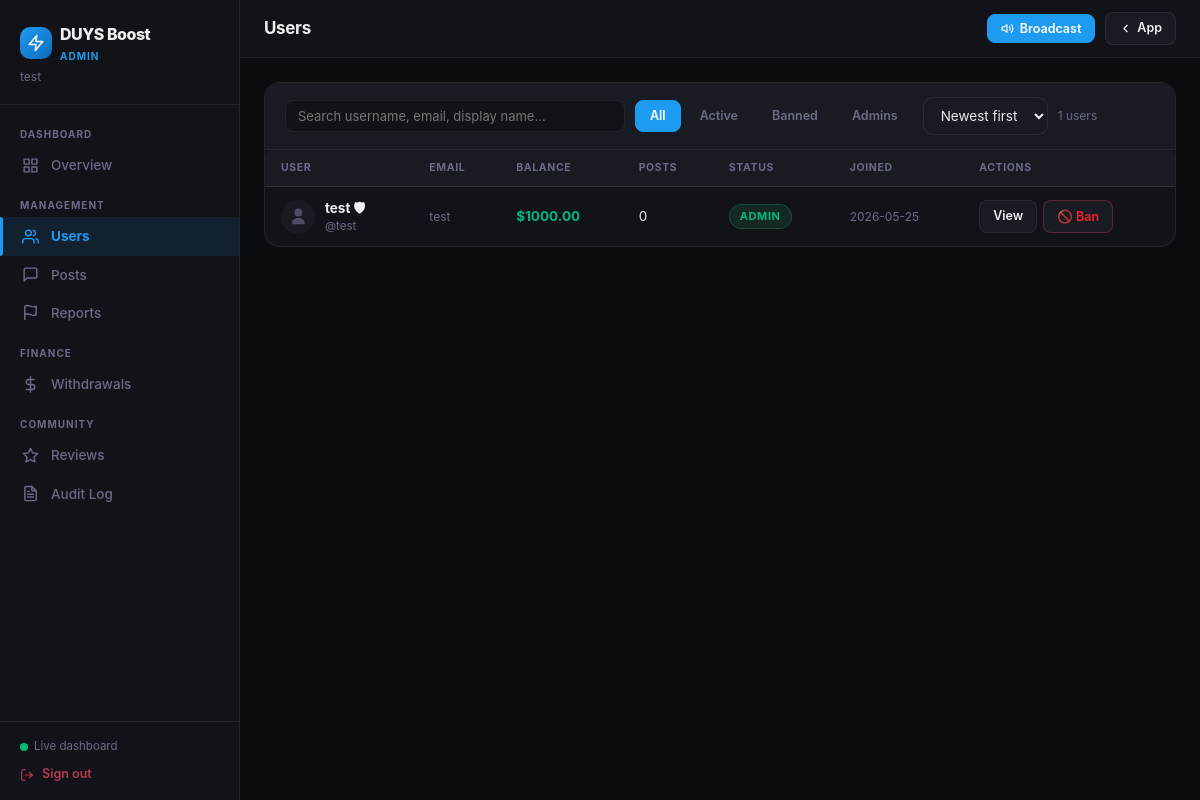
Page /admin/users (signed in) on the committed database.
### tables this page shows
CREATE TABLE users (
    id                   INTEGER PRIMARY KEY AUTOINCREMENT,
    username             TEXT UNIQUE NOT NULL,
    email                TEXT UNIQUE NOT NULL,
    password             TEXT,
    display_name         TEXT,
    bio                  TEXT,
    avatar_url           TEXT,
    banner_url           TEXT,
    website              TEXT,
    location             TEXT,
    is_verified          INTEGER DEFAULT 0,
    is_admin             INTEGER DEFAULT 0,
    balance              REAL    DEFAULT 0,
    follower_count       INTEGER DEFAULT 0,
    following_count      INTEGER DEFAULT 0,
    post_count           INTEGER DEFAULT 0,
    subscriber_count     INTEGER DEFAULT 0,
    total_tips_received  REAL    DEFAULT 0,
    total_tips_sent      REAL    DEFAULT 0,
    unread_dm_count      INTEGER DEFAULT 0,
    unread_group_count   INTEGER DEFAULT 0,
    search_count         INTEGER DEFAULT 0,
    referral_code        TEXT UNIQUE,
    referred_by          INTEGER,
    referral_bonus_awarded INTEGER DEFAULT 0,
    theme                TEXT    DEFAULT 'dark',
    crypto_network       TEXT,
    crypto_address       TEXT,
    crypto_name          TEXT,
    online_at            TEXT,
    show_online          INTEGER DEFAULT 1,
    allow_post_saves     INTEGER DEFAULT 1,
    created_at           TEXT    DEFAULT (datetime('now'))
, is_banned INTEGER DEFAULT 0, ban_reason TEXT, reset_token TEXT, reset_expires INTEGER, verified_tier TEXT DEFAULT 'blue', username_changes INTEGER DEFAULT 0, username_last_changed TEXT, reset_pin TEXT, reset_pin_expires INTEGER);

### blueprints/admin.py (the view)
@bp.route('/admin/users')
@admin_required
def admin_users():
    db     = get_db()
    q      = (request.args.get('q') or '').strip()
    status = request.args.get('status', 'all')   # all | active | banned | admin
    sort   = request.args.get('sort', 'newest')   # newest | oldest | balance | posts
    page   = max(1, safe_int(request.args.get('page'), 1))
    per    = 30
    offset = (page - 1) * per
    conditions = []
    params     = []
    if q:
        conditions.append('(u.username LIKE ? OR u.email LIKE ? OR u.display_name LIKE ?)')
        params += [f'%{q}%', f'%{q}%', f'%{q}%']
    if status == 'banned':
        conditions.append('u.is_banned=1')
    elif status == 'active':
        conditions.append('u.is_banned=0')
    elif status == 'admin':
        conditions.append('u.is_admin=1')
    where = ('WHERE ' + ' AND '.join(conditions)) if conditions else ''
    sort_map = {
        'newest':  'u.created_at DESC',
        'oldest':  'u.created_at ASC',
        'balance': 'u.balance DESC',
        'posts':   'u.post_count DESC',
    }
    order = sort_map.get(sort, 'u.created_at DESC')
    total = db.execute(f'SELECT COUNT(*) FROM users u {where}', params).fetchone()[0]
    users = db.execute(
        f'SELECT u.* FROM users u {where} ORDER BY {order} LIMIT ? OFFSET ?',
        params + [per, offset]
    ).fetchall()
    return render_template('admin/users.html',
        users=users, q=q, status=status, sort=sort,
        page=page, total=total, per=per,
    )

### db.py (called while the page is built, shortened)
def _global_db_path() -> str:
    return os.path.join(current_app.root_path, 'global.db')

def _sync_global_to_r2() -> None:
    path   = _global_db_path()
    bucket = os.environ.get('R2_DB_BUCKET_NAME', '').strip()
    if not bucket or not os.path.exists(path):
        return

def _open_global_db() -> sqlite3.Connection:
    global _migrations_done
    path = _global_db_path()
    conn = sqlite3.connect(path, check_same_thread=False)
    conn.row_factory = sqlite3.Row
    conn.executescript(GLOBAL_SCHEMA)   # CREATE TABLE IF NOT EXISTS (new tables)
    conn.commit()
    if not _migrations_done:
        run_schema_migrations(conn)     # ALTER TABLE ADD COLUMN (new columns, once)
        _migrations_done = True
    return conn

def get_db() -> sqlite3.Connection:
    if 'gdb' in g:
        return g.gdb
    if not _global_synced:
        _sync_global_from_r2()
    conn     = _open_global_db()
    g.gdb    = conn
    return conn

### helpers.py (called while the page is built)
def get_db() -> 'sqlite3.Connection':
    from db import get_db as _db_get
    return _db_get()

def admin_required(f):
    @wraps(f)
    def decorated(*args, **kwargs):
        if 'user_id' not in session:
            return redirect(url_for('auth.login'))
        user = get_db().execute(
            'SELECT is_admin FROM users WHERE id=?', (session['user_id'],)
        ).fetchone()
        if not user or not user['is_admin']:
            return jsonify({'success': False, 'error': 'Forbidden'}), 403
        return f(*args, **kwargs)
    return decorated

def safe_int(value, default=0):
    try:
        return int(value)
    except (TypeError, ValueError):
        return default

def get_current_user():
    if 'user_id' not in session:
        return None
    try:
        return get_db().execute(
            'SELECT * FROM users WHERE id=?', (session['user_id'],)
        ).fetchone()
    except Exception:
        return None

### security.py (called while the page is built)
def _generate_csrf_token() -> str:
    if _CSRF_TOKEN_KEY not in session:
        import secrets as _sec
        session[_CSRF_TOKEN_KEY] = _sec.token_hex(32)
    return session[_CSRF_TOKEN_KEY]

### templates/admin/users.html (shortened to what this page needs)
{% extends "admin/base.html" %}
{% block page_title %}Users{% endblock %}
{% block content %}
<div class="adm-card">
  <div class="adm-filters">
    <form method="get" class="adm-search">
      <input class="adm-form-input" name="q" value="{{ q }}"
             placeholder="Search username, email, display name…">
    </form>
    <div class="adm-tabs">
      {% for s, label in [('all','All'),('active','Active'),('banned','Banned'),('admin','Admins')] %}
      <a href="{{ url_for('admin.admin_users', q=q, status=s, sort=sort) }}"
         class="adm-tab {% if status==s %}active{% endif %}">{{ label }}</a>
      {% endfor %}
    </div>
    <select class="adm-form-input" style="width:auto"
            onchange="location.href=this.value">
      {% for s, label in [('newest','Newest first'),('oldest','Oldest first'),('balance','Balance'),('posts','Most posts')] %}
      <option value="{{ url_for('admin.admin_users', q=q, status=status, sort=s) }}"
              {{ 'selected' if sort==s }}>{{ label }}</option>
      {% endfor %}
    </select>
    <span style="font-size:12px;color:var(--muted)">{{ total }} users</span>
  </div>
  <div style="overflow-x:auto">
    <table class="adm-table">
      <thead>
        <tr>
          <th>User</th><th>Email</th><th>Balance</th>
          <th>Posts</th><th>Status</th><th>Joined</th><th>Actions</th>
        </tr>
      </thead>
      <tbody>
        {% for u in users %}
        <tr>
          <td>
            <div class="adm-user-cell">
              <div class="adm-avatar">
                {% if u.avatar_url %}<img src="{{ u.avatar_url }}" alt="">
                {% else %}<svg viewBox="0 0 24 24" fill="currentColor" aria-hidden="true" style="width:55%;height:55%;opacity:.65"><path d="M12 12a5 5 0 100-10 5 5 0 000 10zm0 2c-4.418 0-8 2.686-8 6v2h16v-2c0-3.314-3.582-6-8-6z"/></svg>{% endif %}
              </div>
              <div>
                <div class="adm-user-name">
                  {{ u.display_name or u.username }}
                  {% if u.is_admin %}🛡{% endif %}
                </div>
                <div class="adm-user-sub">@{{ u.username }}</div>
              </div>
            </div>
          </td>
          <td style="font-size:12px;color:var(--muted)">{{ u.email }}</td>
          <td style="font-weight:700;color:var(--green)">
            {{ CURRENCY_SYMBOL }}{{ '%.2f'|format(u.balance or 0) }}
          </td>
          <td>{{ u.post_count or 0 }}</td>
          <td>
            {% if u.is_banned %}
              <span class="badge badge-failed">Banned</span>
            {% elif u.is_admin %}
              <span class="badge badge-active">Admin</span>
            {% else %}
              <span class="badge badge-active">Active</span>
            {% endif %}
          </td>
          <td style="font-size:12px;color:var(--muted)">{{ (u.created_at or '')[:10] }}</td>
          <td>
            <div class="actions">
              <a href="{{ url_for('admin.admin_user_detail', user_id=u.id) }}"
                 class="adm-btn">View</a>
              <button class="adm-btn {{ 'success' if u.is_banned else 'danger' }}"
                      onclick="quickBan({{ u.id }}, {{ u.is_banned }}, '{{ u.username }}')">
                {{ '🔓 Unban' if u.is_banned else '🚫 Ban' }}
              </button>
            </div>
          </td>
        </tr>
        {% else %}
        <tr><td colspan="7" style="text-align:center;padding:32px;color:var(--muted)">
          No users found.
        </td></tr>
        {% endfor %}
      </tbody>
    </table>
  </div>
  {% set pages = (total // per) + (1 if total % per else 0) %}
</div>
{% endblock %}

### templates/admin/base.html (shortened to what this page needs)
<!DOCTYPE html>
<html lang="en" data-theme="{{ current_user.theme if current_user else 'dark' }}">
<head>
<link rel="stylesheet" href="{{ url_for('static', filename='css/main.css') }}">
</head>
<body>
<aside class="adm-sidebar" id="adm-sidebar">
  <div class="adm-logo">
    <div class="adm-logo-wordmark">
      <div class="adm-logo-icon">
        <svg viewBox="0 0 24 24" fill="none" stroke="currentColor" stroke-width="2" stroke-linecap="round" stroke-linejoin="round">
          <polygon points="13 2 3 14 12 14 11 22 21 10 12 10 13 2"/>
        </svg>
      </div>
      <div>
        <div class="adm-logo-name">DUYS Boost</div>
        <div class="adm-logo-tag">Admin</div>
      </div>
    </div>
    <div class="adm-logo-user">{{ current_user.username if current_user }}</div>
  </div>
  <nav class="adm-nav">
    <div class="adm-nav-section">Dashboard</div>
    <a href="{{ url_for('admin.admin') }}"
       class="adm-nav-item {% if request.endpoint=='admin.admin' %}active{% endif %}">
      <span class="adm-nav-icon">
        <svg viewBox="0 0 24 24" fill="none" stroke="currentColor" stroke-width="2" stroke-linecap="round" stroke-linejoin="round">
          <rect x="3" y="3" width="7" height="7"/><rect x="14" y="3" width="7" height="7"/>
          <rect x="14" y="14" width="7" height="7"/><rect x="3" y="14" width="7" height="7"/>
        </svg>
      </span>
      Overview
    </a>
    <div class="adm-nav-section">Management</div>
    <a href="{{ url_for('admin.admin_users') }}"
       class="adm-nav-item {% if 'admin_user' in request.endpoint %}active{% endif %}">
      <span class="adm-nav-icon">
        <svg viewBox="0 0 24 24" fill="none" stroke="currentColor" stroke-width="2" stroke-linecap="round" stroke-linejoin="round">
          <path d="M17 21v-2a4 4 0 00-4-4H5a4 4 0 00-4 4v2"/>
          <circle cx="9" cy="7" r="4"/>
          <path d="M23 21v-2a4 4 0 00-3-3.87M16 3.13a4 4 0 010 7.75"/>
        </svg>
      </span>
      Users
    </a>
    <a href="{{ url_for('admin.admin_posts') }}"
       class="adm-nav-item {% if request.endpoint=='admin.admin_posts' %}active{% endif %}">
      <span class="adm-nav-icon">
        <svg viewBox="0 0 24 24" fill="none" stroke="currentColor" stroke-width="2" stroke-linecap="round" stroke-linejoin="round">
          <path d="M21 15a2 2 0 01-2 2H7l-4 4V5a2 2 0 012-2h14a2 2 0 012 2z"/>
        </svg>
      </span>
      Posts
    </a>
    <a href="{{ url_for('admin.admin_reports') }}"
       class="adm-nav-item {% if request.endpoint=='admin.admin_reports' %}active{% endif %}">
      <span class="adm-nav-icon">
        <svg viewBox="0 0 24 24" fill="none" stroke="currentColor" stroke-width="2" stroke-linecap="round" stroke-linejoin="round">
          <path d="M4 15s1-1 4-1 5 2 8 2 4-1 4-1V3s-1 1-4 1-5-2-8-2-4 1-4 1z"/>
          <line x1="4" y1="22" x2="4" y2="15"/>
        </svg>
      </span>
      Reports
      {% set rc = open_report_count|default(0) %}
    </a>
    <div class="adm-nav-section">Finance</div>
    <a href="{{ url_for('admin.admin_withdrawals') }}"
       class="adm-nav-item {% if request.endpoint=='admin.admin_withdrawals' %}active{% endif %}">
      <span class="adm-nav-icon">
        <svg viewBox="0 0 24 24" fill="none" stroke="currentColor" stroke-width="2" stroke-linecap="round" stroke-linejoin="round">
          <line x1="12" y1="1" x2="12" y2="23"/>
          <path d="M17 5H9.5a3.5 3.5 0 000 7h5a3.5 3.5 0 010 7H6"/>
        </svg>
      </span>
      Withdrawals
      {% set wc = pending_wdr_count|default(0) %}
    </a>
    <div class="adm-nav-section">Community</div>
    <a href="{{ url_for('admin.admin_reviews') }}"
       class="adm-nav-item {% if request.endpoint=='admin.admin_reviews' %}active{% endif %}">
      <span class="adm-nav-icon">
        <svg viewBox="0 0 24 24" fill="none" stroke="currentColor" stroke-width="2" stroke-linecap="round" stroke-linejoin="round">
          <polygon points="12 2 15.09 8.26 22 9.27 17 14.14 18.18 21.02 12 17.77 5.82 21.02 7 14.14 2 9.27 8.91 8.26 12 2"/>
        </svg>
      </span>
      Reviews
    </a>
    <a href="{{ url_for('admin.admin_audit') }}"
       class="adm-nav-item {% if request.endpoint=='admin.admin_audit' %}active{% endif %}">
      <span class="adm-nav-icon">
      </span>
      Audit Log
    </a>
  </nav>
  <div class="adm-sidebar-footer">
    <div style="font-size:11.5px;color:var(--muted);margin-bottom:10px;display:flex;align-items:center;gap:6px">
      <span class="live-dot"></span>
      <span>Live dashboard</span>
    </div>
    <a href="{{ url_for('auth.logout') }}"
       style="display:flex;align-items:center;gap:8px;font-size:12.5px;
              color:rgba(239,69,101,.75);text-decoration:none;font-weight:600">
      <svg width="14" height="14" viewBox="0 0 24 24" fill="none" stroke="currentColor"
           stroke-width="2" stroke-linecap="round" stroke-linejoin="round">
        <path d="M9 21H5a2 2 0 01-2-2V5a2 2 0 012-2h4"/>
        <polyline points="16 17 21 12 16 7"/>
        <line x1="21" y1="12" x2="9" y2="12"/>
      </svg>
      Sign out
    </a>
  </div>
</aside>
<main class="adm-main">
  <div class="adm-topbar">
    <div class="adm-topbar-title">{% block page_title %}Dashboard{% endblock %}</div>
    <div class="adm-topbar-actions">
      <button class="adm-btn primary" onclick="openBroadcast()" style="gap:6px">
        <svg width="14" height="14" viewBox="0 0 24 24" fill="none" stroke="currentColor" stroke-width="2" stroke-linecap="round" stroke-linejoin="round">
          <polygon points="11 5 6 9 2 9 2 15 6 15 11 19 11 5"/>
          <path d="M19.07 4.93a10 10 0 010 14.14M15.54 8.46a5 5 0 010 7.07"/>
        </svg>
        Broadcast
      </button>
      <a href="{{ url_for('social.feed') }}" class="adm-btn">
        <svg width="13" height="13" viewBox="0 0 24 24" fill="none" stroke="currentColor" stroke-width="2" stroke-linecap="round" stroke-linejoin="round">
          <path d="M15 18l-6-6 6-6"/>
        </svg>
        App
      </a>
    </div>
  </div>
  <div class="adm-content">
    {% block content %}{% endblock %}
  </div>
</main>
</body>
</html>

### rows in the picture
users: username "test", email "test", CURRENCY_SYMBOL "$", balance "1000.00", post_count "0", is_admin "ADMIN", created_at "2026-05-25", is_banned "🚫 Ban"

### other values in the picture
{{ label }} "All" "Active" "Banned" "Admins"
{{ total }} "1"
form field value "Newest first"
